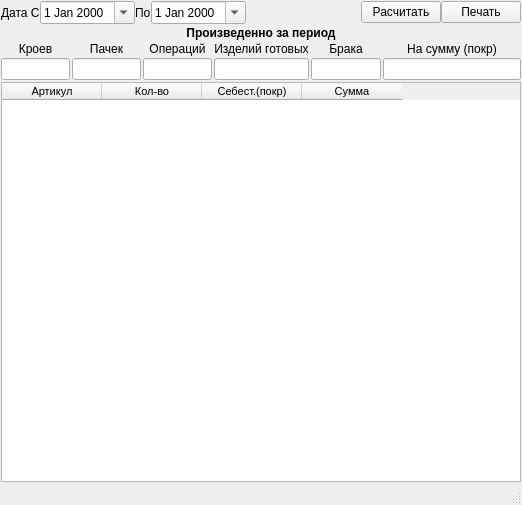
<?xml version="1.0" encoding="UTF-8"?>
<ui version="4.0">
 <class>MainWindow</class>
 <widget class="QMainWindow" name="MainWindow">
  <property name="geometry">
   <rect>
    <x>0</x>
    <y>0</y>
    <width>522</width>
    <height>505</height>
   </rect>
  </property>
  <property name="windowTitle">
   <string>Произведено</string>
  </property>
  <widget class="QWidget" name="centralwidget">
   <layout class="QGridLayout" name="gridLayout">
    <property name="leftMargin">
     <number>1</number>
    </property>
    <property name="topMargin">
     <number>1</number>
    </property>
    <property name="rightMargin">
     <number>1</number>
    </property>
    <property name="bottomMargin">
     <number>1</number>
    </property>
    <property name="spacing">
     <number>2</number>
    </property>
    <item row="0" column="0">
     <layout class="QGridLayout" name="gridLayout_6">
      <property name="spacing">
       <number>0</number>
      </property>
      <item row="0" column="6">
       <widget class="QPushButton" name="pushButton_10">
        <property name="text">
         <string>Печать</string>
        </property>
       </widget>
      </item>
      <item row="0" column="0">
       <widget class="QLabel" name="label_5">
        <property name="text">
         <string>Дата С</string>
        </property>
       </widget>
      </item>
      <item row="0" column="2">
       <widget class="QLabel" name="label_6">
        <property name="text">
         <string>По</string>
        </property>
       </widget>
      </item>
      <item row="0" column="3">
       <widget class="QDateEdit" name="de_date_to">
        <property name="calendarPopup">
         <bool>true</bool>
        </property>
       </widget>
      </item>
      <item row="0" column="1">
       <widget class="QDateEdit" name="de_date_from">
        <property name="calendarPopup">
         <bool>true</bool>
        </property>
       </widget>
      </item>
      <item row="0" column="4">
       <spacer name="horizontalSpacer_3">
        <property name="orientation">
         <enum>Qt::Horizontal</enum>
        </property>
        <property name="sizeHint" stdset="0">
         <size>
          <width>40</width>
          <height>20</height>
         </size>
        </property>
       </spacer>
      </item>
      <item row="0" column="5">
       <widget class="QPushButton" name="pushButton_9">
        <property name="text">
         <string>Расчитать</string>
        </property>
       </widget>
      </item>
     </layout>
    </item>
    <item row="1" column="0">
     <layout class="QGridLayout" name="gridLayout_2" columnstretch="1,1,1,1,1,2">
      <property name="spacing">
       <number>2</number>
      </property>
      <item row="1" column="5">
       <widget class="QLabel" name="label_8">
        <property name="text">
         <string>На сумму (покр)</string>
        </property>
        <property name="alignment">
         <set>Qt::AlignCenter</set>
        </property>
       </widget>
      </item>
      <item row="2" column="3">
       <widget class="QLineEdit" name="le_product">
        <property name="alignment">
         <set>Qt::AlignCenter</set>
        </property>
        <property name="readOnly">
         <bool>true</bool>
        </property>
       </widget>
      </item>
      <item row="1" column="1">
       <widget class="QLabel" name="label_2">
        <property name="text">
         <string>Пачек</string>
        </property>
        <property name="alignment">
         <set>Qt::AlignCenter</set>
        </property>
       </widget>
      </item>
      <item row="1" column="3">
       <widget class="QLabel" name="label_4">
        <property name="text">
         <string>Изделий готовых</string>
        </property>
        <property name="alignment">
         <set>Qt::AlignCenter</set>
        </property>
       </widget>
      </item>
      <item row="0" column="0" colspan="6">
       <widget class="QLabel" name="label_7">
        <property name="text">
         <string>&lt;html&gt;&lt;head/&gt;&lt;body&gt;&lt;p&gt;&lt;span style=&quot; font-weight:600;&quot;&gt;Произведенно за период&lt;/span&gt;&lt;/p&gt;&lt;/body&gt;&lt;/html&gt;</string>
        </property>
        <property name="alignment">
         <set>Qt::AlignCenter</set>
        </property>
       </widget>
      </item>
      <item row="2" column="0">
       <widget class="QLineEdit" name="le_cut">
        <property name="alignment">
         <set>Qt::AlignCenter</set>
        </property>
        <property name="readOnly">
         <bool>true</bool>
        </property>
       </widget>
      </item>
      <item row="2" column="2">
       <widget class="QLineEdit" name="le_operation">
        <property name="toolTip">
         <string>&lt;html&gt;&lt;head/&gt;&lt;body&gt;&lt;p&gt;Операций создано&lt;/p&gt;&lt;/body&gt;&lt;/html&gt;</string>
        </property>
        <property name="alignment">
         <set>Qt::AlignCenter</set>
        </property>
        <property name="readOnly">
         <bool>true</bool>
        </property>
       </widget>
      </item>
      <item row="2" column="5">
       <widget class="QLineEdit" name="le_sum">
        <property name="alignment">
         <set>Qt::AlignCenter</set>
        </property>
        <property name="readOnly">
         <bool>true</bool>
        </property>
       </widget>
      </item>
      <item row="2" column="1">
       <widget class="QLineEdit" name="le_pack">
        <property name="alignment">
         <set>Qt::AlignCenter</set>
        </property>
        <property name="readOnly">
         <bool>true</bool>
        </property>
       </widget>
      </item>
      <item row="1" column="2">
       <widget class="QLabel" name="label_3">
        <property name="toolTip">
         <string>&lt;html&gt;&lt;head/&gt;&lt;body&gt;&lt;p&gt;Операций создано&lt;/p&gt;&lt;/body&gt;&lt;/html&gt;</string>
        </property>
        <property name="whatsThis">
         <string/>
        </property>
        <property name="text">
         <string>Операций</string>
        </property>
        <property name="alignment">
         <set>Qt::AlignCenter</set>
        </property>
       </widget>
      </item>
      <item row="1" column="0">
       <widget class="QLabel" name="label">
        <property name="text">
         <string>Кроев</string>
        </property>
        <property name="alignment">
         <set>Qt::AlignCenter</set>
        </property>
       </widget>
      </item>
      <item row="1" column="4">
       <widget class="QLabel" name="label_9">
        <property name="text">
         <string>Брака</string>
        </property>
        <property name="alignment">
         <set>Qt::AlignCenter</set>
        </property>
       </widget>
      </item>
      <item row="2" column="4">
       <widget class="QLineEdit" name="le_damage">
        <property name="alignment">
         <set>Qt::AlignCenter</set>
        </property>
        <property name="readOnly">
         <bool>true</bool>
        </property>
       </widget>
      </item>
     </layout>
    </item>
    <item row="2" column="0">
     <widget class="QTableWidget" name="tableWidget">
      <property name="font">
       <font>
        <family>Tahoma</family>
        <pointsize>8</pointsize>
       </font>
      </property>
      <property name="editTriggers">
       <set>QAbstractItemView::NoEditTriggers</set>
      </property>
      <property name="alternatingRowColors">
       <bool>true</bool>
      </property>
      <property name="selectionBehavior">
       <enum>QAbstractItemView::SelectRows</enum>
      </property>
      <attribute name="verticalHeaderVisible">
       <bool>false</bool>
      </attribute>
      <attribute name="verticalHeaderDefaultSectionSize">
       <number>20</number>
      </attribute>
      <attribute name="verticalHeaderMinimumSectionSize">
       <number>18</number>
      </attribute>
      <column>
       <property name="text">
        <string>Артикул</string>
       </property>
      </column>
      <column>
       <property name="text">
        <string>Кол-во</string>
       </property>
      </column>
      <column>
       <property name="text">
        <string>Себест.(покр)</string>
       </property>
      </column>
      <column>
       <property name="text">
        <string>Сумма</string>
       </property>
      </column>
     </widget>
    </item>
   </layout>
  </widget>
  <widget class="QStatusBar" name="statusBar"/>
 </widget>
 <resources/>
 <connections>
  <connection>
   <sender>pushButton_9</sender>
   <signal>clicked()</signal>
   <receiver>MainWindow</receiver>
   <slot>ui_calc()</slot>
   <hints>
    <hint type="sourcelabel">
     <x>444</x>
     <y>15</y>
    </hint>
    <hint type="destinationlabel">
     <x>295</x>
     <y>-85</y>
    </hint>
   </hints>
  </connection>
  <connection>
   <sender>pushButton_10</sender>
   <signal>clicked()</signal>
   <receiver>MainWindow</receiver>
   <slot>ui_print()</slot>
   <hints>
    <hint type="sourcelabel">
     <x>496</x>
     <y>11</y>
    </hint>
    <hint type="destinationlabel">
     <x>584</x>
     <y>12</y>
    </hint>
   </hints>
  </connection>
 </connections>
 <slots>
  <slot>ui_calc()</slot>
  <slot>ui_print()</slot>
 </slots>
</ui>
